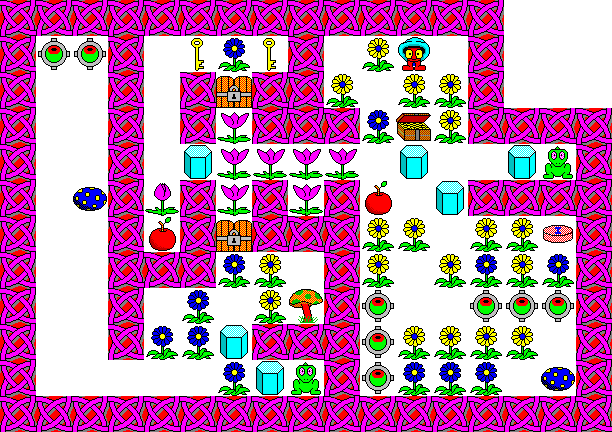

Rendered tile map (Tiled .tmx) drawn with the repository's tilesets; below, a short description and the map source with its tile grids summarised:
An orthogonal 17x12 tile map with 36x36 px tiles, 2 tile layers (ground, hazard).

<map version="1.0" orientation="orthogonal" width="17" height="12" tilewidth="36" tileheight="36">
 <tileset firstgid="1" name="tileset" tilewidth="36" tileheight="36">
  <image source="tileset.png" width="256" height="256" />
 </tileset>
 <layer name="ground" width="17" height="12">
  <data>[204 cells, 204 non-empty, 1 distinct tile ids]</data>
 </layer>
 <layer name="hazard" width="17" height="12">
  <data>[204 cells, 155 non-empty, 16 distinct tile ids]</data>
 </layer>
</map>
